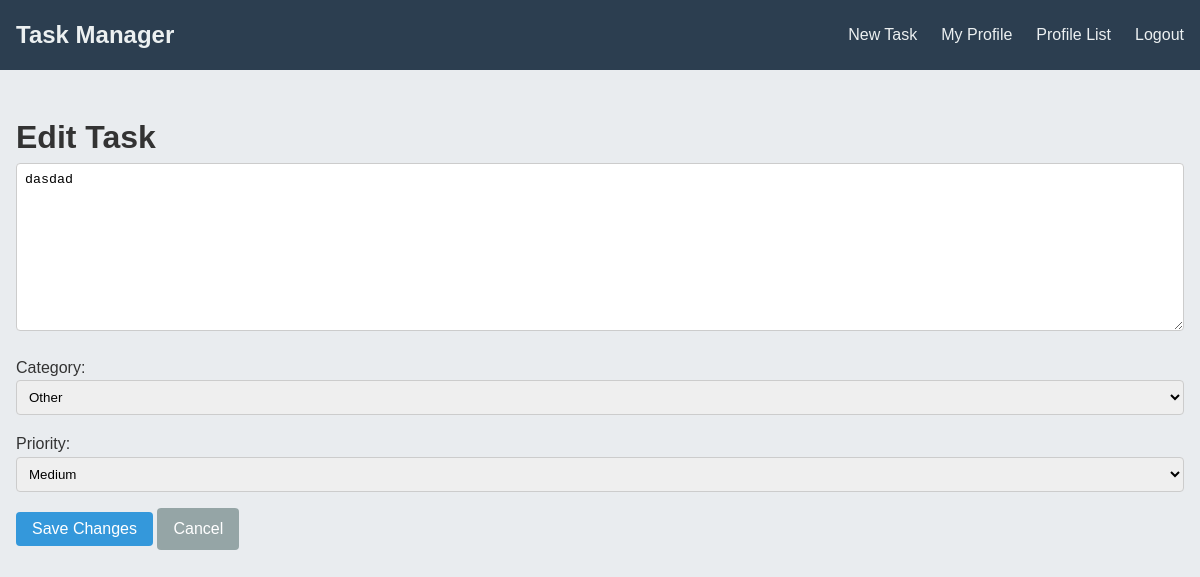
Page /editTask/1 (signed in) on the committed database.
### TaskWeb/models.py (models this page shows, shortened)
class Task(models.Model):
    PRIORITY_CHOICES = [
        ('low', 'Low'),
        ('medium', 'Medium'),
        ('high', 'High'),
    ]
    CATEGORY_CHOICES = [
        ('work', 'Work'),
        ('home', 'Home'),
        ('hobby', 'Hobby'),
        ('other', 'Other'),
    ]
    user = models.ForeignKey(User, related_name="tasks", on_delete=models.CASCADE)
    body = models.CharField(max_length=150)
    created_at = models.DateTimeField(auto_now_add=True)
    category = models.CharField(max_length=50, choices=CATEGORY_CHOICES, default='other')
    priority = models.CharField(max_length=50, choices=PRIORITY_CHOICES, default='medium')
    completed = models.BooleanField(default=False)

### TaskWeb/views.py (the view)
# urls.py: path('editTask/<int:task_id>', views.editTask, name='editTask'),
def editTask(request, task_id):
    task = get_object_or_404(Task, id=task_id, user=request.user)
    if request.method == "POST":
        form = NewTaskForm(request.POST, instance=task)
        if form.is_valid():
            form.save()
            messages.success(request, "Task updated successfully!")
            return redirect('home')
    else:
        form = NewTaskForm(instance=task)
    return render(request, "editTask.html", {"form": form})

### TaskWeb/forms.py
class NewTaskForm(forms.ModelForm):
    body = forms.CharField(
        required=True,
        widget=forms.widgets.Textarea(attrs={"placeholder": "Write your task", "class": "form-control"}),
        label=""
    )
    class Meta:
        model = Task
        fields = ['body', 'category', 'priority']
        widgets = {
            'category': forms.Select(attrs={'class': 'form-control'}),
            'priority': forms.Select(attrs={'class': 'form-control'}),
        }

### TaskWeb/templates/editTask.html (shortened to what this page needs)
{% extends 'base.html' %}
{% load static %}
{% block content %}
    <h1>Edit Task</h1>
    <form method="POST">
        {{ form.as_p }}
        <button type="submit" class="btn btn-primary">Save Changes</button>
        <a href="{% url 'home' %}" class="btn btn-secondary">Cancel</a>
    </form>
{% endblock %}

### TaskWeb/static/css/styles.css (style rules this page uses)
* { margin: 0; padding: 0; box-sizing: border-box; }
body { font-family: Arial, sans-serif; line-height: 1.6; background-color: #e9ecef; color: #333; }
.btn { display: inline-block; padding: 0.5rem 1rem; border-radius: 4px; text-decoration: none; font-size: 1rem; cursor: pointer; }
.btn-primary { background-color: #3498db; color: #fff; border: none; }
.btn-secondary { background-color: #95a5a6; color: #fff; border: none; }
.form-control { width: 100%; padding: 0.5rem; margin-bottom: 1rem; border: 1px solid #ccc; border-radius: 4px; }

### rows in the picture
Task: body "dasdad", category "Other", priority "Medium"
